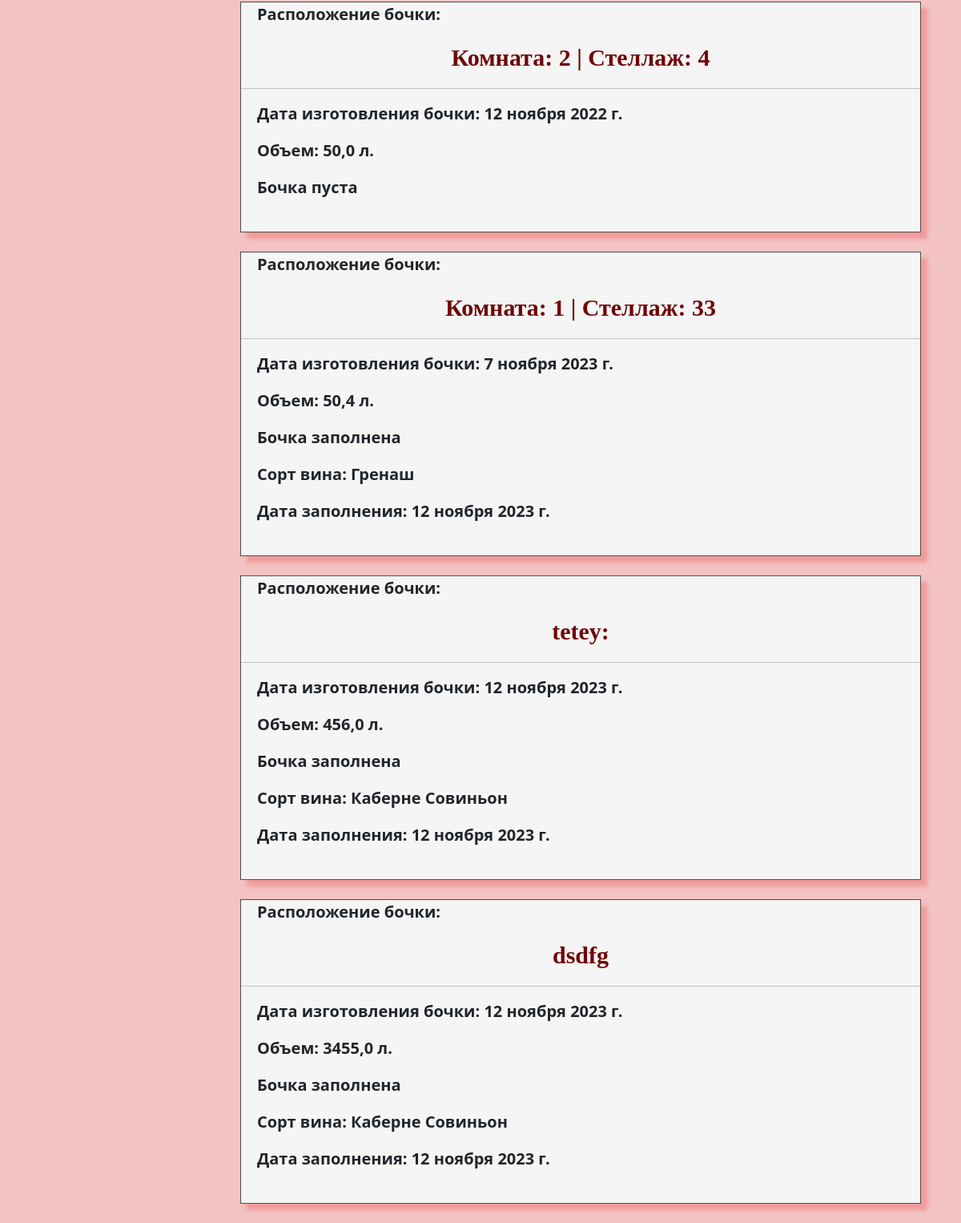
The page /barrels/ (lower part) on the database as committed earlier.
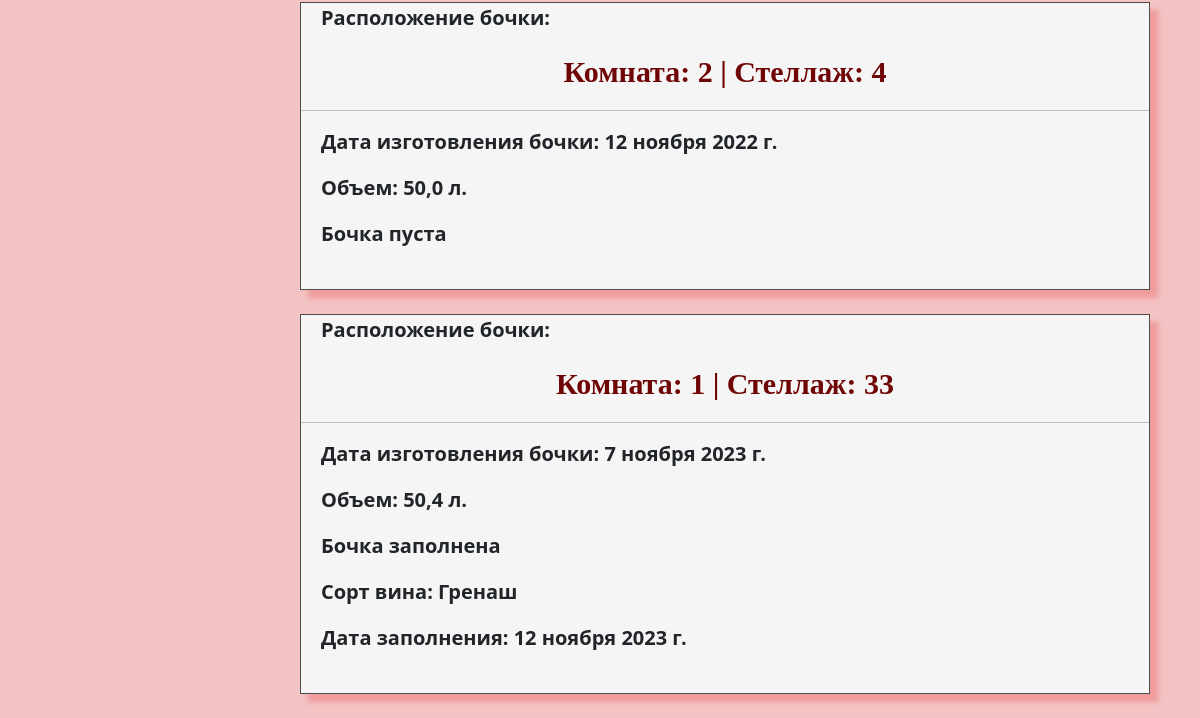
The same page on the database as committed later.
### wino/models.py (models this page shows, shortened)
class bochka(models.Model):
    mesto=models.CharField(max_length=50,verbose_name='Местоположение бочки', help_text='Введите комнату и стеллаж',default='Комната:   |   Стеллаж: ')
    date_izg=models.DateField(verbose_name='Дата изготовления бочки')
    obyem=models.FloatField(verbose_name='Объем в литрах')
    pusto=models.BooleanField(verbose_name='Бочка заполнена',help_text='Поставьте галочку, если бочка не пуста')
    data_zapolnenya=models.DateField(verbose_name='Дата заполнения бочки',null=True,blank=True)
    sort_vina=models.ForeignKey(wine_sort,on_delete = models.CASCADE,null=True,blank=True,verbose_name='Сорт вина',help_text='Выберите сорт вина')
    class Meta:
        verbose_name_plural = 'Бочки'
        verbose_name = 'Бочка'
        ordering = ['-pusto']

class wine_sort(models.Model):
    title=models.CharField(max_length=70,verbose_name='Название вина',help_text='Введите название вина')
    colors = (
        ('Розовое','Розовое '),
        ('Красное','Красное '),
        ('Белое','Белое '),
    )
    color=models.CharField(max_length=50,choices=colors,verbose_name='Цвет')
    b_year=models.IntegerField(verbose_name='Время выдержки в бочках', help_text='в годах')
    bu_month=models.IntegerField(verbose_name='Время выдержки в бутылках', help_text='в месяцах')
    s_grape=models.ForeignKey(grape,on_delete = models.CASCADE,verbose_name='Сорт винограда',null=True)
    type1=models.ForeignKey('type_wine',on_delete = models.CASCADE,verbose_name='Тип винограда',null=True)
    def __str__(self):
        return self.title
    class Meta:
        verbose_name_plural = 'Сорта вин'
        verbose_name = 'Сорт вина'

### wino/views.py (the view)
# urls.py: path('barrels/',views.barrelwine,name='barrelofwine'),
def barrelwine(request):
    bbs = bochka.objects.order_by('-mesto')
    return render(request, "wino/index.html", {'bbs': bbs})

### wino/templates/wino/index.html
{% extends 'wino/layout.html' %}
{% block content %}
<h1 style="text-align: center; color: aliceblue;"> Бочки</h1><br>
	<div>
		{% if bbs %}
				{% for bb in bbs %}
				<div class="shadowbox">
					<p style="margin-left: 20px">Расположение бочки: </p>
					<p style="text-align: center;color: rgb(112, 5, 5);font-size: 30px;font-family: URW Chancery L, cursive;">{{ bb.mesto }}</p><hr>
						<p style="margin-left: 20px">Дата изготовления бочки: 	{{ bb.date_izg}}</p>
							<p style="margin-left: 20px">Объем: {{ bb.obyem }} л.</p>
						{% if bb.pusto %}
							<p style="margin-left: 20px">Бочка заполнена</p>
							<p style="margin-left: 20px">Сорт вина: 	{{bb.sort_vina}}</p>
						<p style="margin-left: 20px">Дата заполнения: 	{{bb.data_zapolnenya}}</p>
						{% else%}
							<p style="margin-left: 20px">Бочка пуста</p>
						{% endif %}
						<br>
					</div>
					<br>
				{% endfor %}
		{% else %}
			<p>В винном погребе нет бочек...</p>
		</div>
		{% endif %}
{% endblock %}

Rows that differ between the two databases and show on the page:
removed bochka: mesto "tetey:", date_izg "12 ноября 2023 г.", obyem "456,0", sort_vina "Каберне Совиньон", data_zapolnenya "12 ноября 2023 г."
removed bochka: mesto "dsdfg", date_izg "12 ноября 2023 г.", obyem "3455,0", sort_vina "Каберне Совиньон", data_zapolnenya "12 ноября 2023 г."
